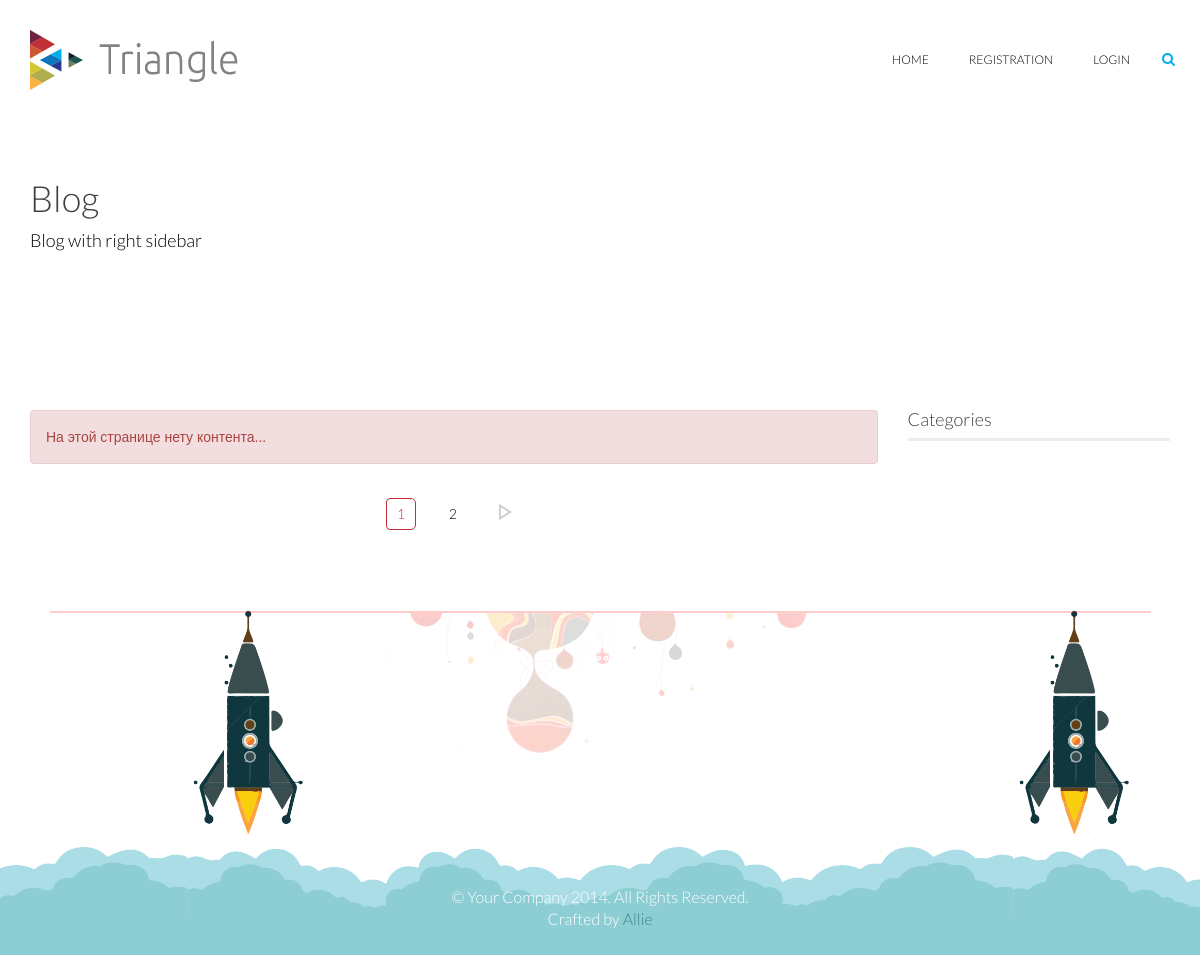
/, run on an earlier commit of the app's database.
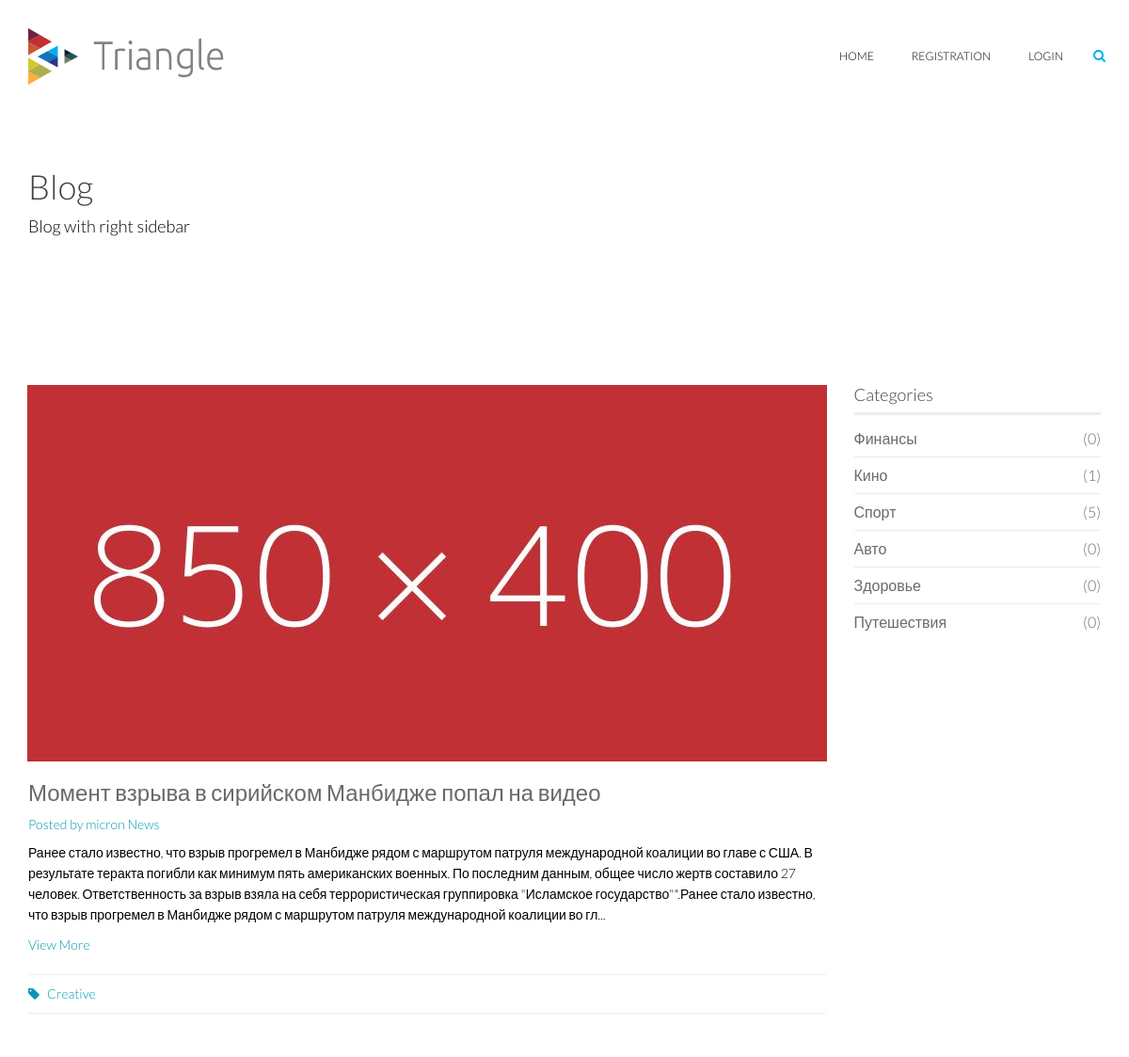
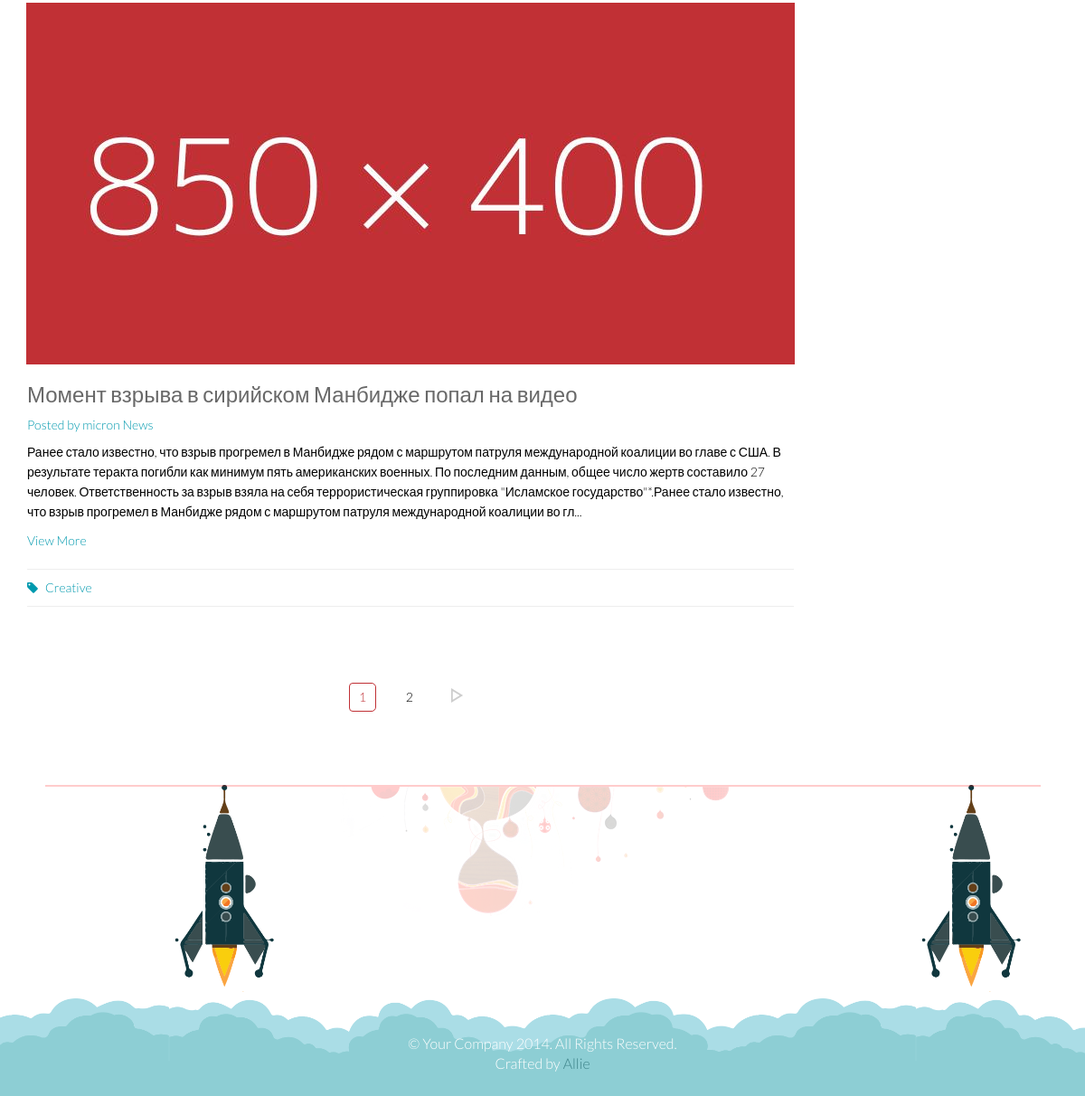
And on a later commit of the database (2 pictures, top to bottom).
### tables this page shows
CREATE TABLE `news` (
  `id` int(11) NOT NULL,
  `picture` varchar(255) NOT NULL,
  `caption` varchar(255) NOT NULL,
  `description` text NOT NULL,
  `love` int(11) NOT NULL DEFAULT '0',
  `comments` int(11) NOT NULL DEFAULT '0',
  `date` date NOT NULL,
  `category_id` int(11) NOT NULL,
  `author` varchar(32) NOT NULL,
  `activism` varchar(1) NOT NULL
);

CREATE TABLE `category` (
  `id` int(11) NOT NULL,
  `name` varchar(255) NOT NULL,
  `sort_order` int(11) NOT NULL
);

### components/components.php (called while the page is built, shortened)
<?php
function connectionToTheDatabase()
{
	try {
  	$connect = new PDO(HOST, USERNAME, PASSWORD);
	} catch(PDOException $err) {
  	echo "Ошибка: не удается подключиться: " . $err->getMessage();
	}
	return $connect;
}
function displayTheTemplateNewParameter($folder, $res, $data, $categories, $categoryID)
{
	$template = ROOT.'/views/'.$folder.'/view.php';
	include_once($template);
	return true;
}
function getTotalRecords($categoryID) {
	$db = connectionToTheDatabase();
	$activism = 'Y';
	$PageSql = 'SELECT COUNT(*) as count FROM news WHERE category_id = :category_id AND activism = :activism';
	$statement = $db->prepare($PageSql);
	$statement->bindParam(':category_id', $categoryID, PDO::PARAM_INT);
	$statement->bindParam(':activism', $activism, PDO::PARAM_STR);
	$statement->setFetchMode(PDO::FETCH_ASSOC);
	$statement->execute();
	$row = $statement->fetch();
	return $row['count'];
}
function getMessage($name, $resolution = false) {
  $text = ob_get_clean();
  return $text;
}

### controllers/controllers.php (called while the page is built, shortened)
<?php
function displayEntries()
{
	$categories = getCategoriesList();
	$data = getPaginationData();
	$action = getAction();
	$count = countingRecords($action);
	$data['page'] = false;
	if ($count > 2) { $data['page'] = true; }
	$res = getAllRecords($data['start'], $data['perpage']);
	displayTheTemplateNewParameter('blogging', $res, $data, $categories, array());
	return true;
}

### models/models.php (called while the page is built, shortened)
<?php
function getAllRecords($start, $perpage)
{
	$activism = 'Y';
	$db = connectionToTheDatabase();
	$sql = 'SELECT * FROM news WHERE activism = :activism ORDER BY id DESC LIMIT :start, :perpage ';
	$statement = $db->prepare($sql);
	$statement->bindParam(':start', $start, PDO::PARAM_INT);
	$statement->bindParam(':perpage', $perpage, PDO::PARAM_INT);
	$statement->bindParam(':activism', $activism, PDO::PARAM_STR);
	$statement->execute();
	$data = $statement->fetchAll(PDO::FETCH_CLASS);
	if (!empty($data)) return $data;
	else return showTemplate("На этой странице нету контента...", "message_2", true);
}
function getCategoriesList()
{
	$db = connectionToTheDatabase();
	$categoryList = array();
  $result = $db->query('SELECT id, name FROM category ORDER BY sort_order ASC');
  $i = 0;
  while ($row = $result->fetch()) {
      $categoryList[$i]['id'] = $row['id'];
      $categoryList[$i]['name'] = $row['name'];
      $i++;
  }
  return $categoryList;
}

### views/layouts/categories.php (the view, shortened to what the changed rows need)
<?php if ($folder == 'blogging') { ?>
	<?php foreach ($categories as $categoryItem): ?>
		<li  class="<?=$active = (isset($_GET['categoryID'])) ? (($_GET['categoryID'] == $categoryItem['id']) ? 'active' : '') : '';  ?>">
			<a href="?action=category&amp;categoryID=<?php echo $categoryItem['id'];?>">
				<?php echo $categoryItem['name'];?>
				<span class="pull-right">(<?php echo $common = !empty(getTotalRecords($categoryItem['id'])) ? getTotalRecords($categoryItem['id']) : '0' ?>)</span>
			</a>
		</li>
	<?php endforeach; ?>
<?php } ?>

### views/blogging/view.php (shortened to what the changed rows need)
<?php
$mes = null;
if (!empty($res)) { $mes = $res; }
?>
<?php require_once(ROOT.'/views/layouts/header.php'); ?>
    <?php require_once(ROOT.'/views/layouts/heading.php'); ?>
    <section id="blog" class="padding-top">
        <div class="container">
            <div class="row">
                <div class="col-md-9 col-sm-7">
                    <div class="row">
                        <?php if (is_array($res)): ?>
                            <?php foreach ($res as $item): ?>
                                <div class="col-sm-12 col-md-12">
                                    <div class="single-blog single-column">
                                        <div class="post-thumb">
                                            <a href="#">
                                                <img src="<?php
                                                        if (!empty($item->picture)) {
                                                            echo $item->picture;
                                                        } else {
                                                            echo '/template/images/blog/9.jpg';
                                                        }
                                                        ?>"
                                                     class="img-responsive"
                                                     alt=""></a>
                                        </div>
                                        <div class="post-content overflow">
                                            <h2 class="post-title bold"><a href="?action=detail&amp;item=<?=$item->id ?>"><?=$item->caption ?></a></h2>
                                            <h3 class="post-author"><a href="#">Posted by micron News</a></h3>
                                            <p><?=mb_strimwidth($item->description, 0, 450, "..."); ?></p>
                                            <a href="#" class="read-more">View More</a>
                                            <div class="post-bottom overflow">
                                                <ul class="nav navbar-nav post-nav">
                                                    <li><a href="#"><i class="fa fa-tag"></i>Creative</a></li>
                                                </ul>
                                            </div>
                                        </div>
                                    </div>
                                </div>
                            <?php endforeach; ?>
                        <?php endif; ?>
                        <?php if (isset($mes) && !empty($mes) && !is_array($mes)): ?>
                            <?php echo $mes ?>
                        <?php endif; ?>
                    </div>
                 </div>
                <div class="col-md-3 col-sm-5">
                    <div class="sidebar blog-sidebar">
                        <div class="sidebar-item categories">
                            <ul class="nav navbar-stacked">
                                <?php require_once(ROOT.'/views/layouts/categories.php');?>
                            </ul>
                        </div>
                    </div>
                </div>
            </div>
        </div>
    </section>
<?php require_once(ROOT.'/views/layouts/footer.php'); ?>

What changed in the data, as far as the page shows it:
added news: caption "Момент взрыва в сирийском Манбидже попал на видео", description "Ранее стало известно, что взрыв прогремел в Манбидже рядом с маршрутом патруля международной коалиции во главе с США. В результате теракта погибли как минимум пять американских военных. По последним данным, общее число жертв составило 27 человек. Ответственность за взрыв взяла на себя террористическая группировка \"Исламское государство\"*.Ранее стало известно, что взрыв прогремел в Манбидже рядом с маршрутом патруля международной коалиции во гл..."
added news: caption "Момент взрыва в сирийском Манбидже попал на видео", description "Ранее стало известно, что взрыв прогремел в Манбидже рядом с маршрутом патруля международной коалиции во главе с США. В результате теракта погибли как минимум пять американских военных. По последним данным, общее число жертв составило 27 человек. Ответственность за взрыв взяла на себя террористическая группировка \"Исламское государство\"*.Ранее стало известно, что взрыв прогремел в Манбидже рядом с маршрутом патруля международной коалиции во гл..."
added category: name "Финансы", id "0"
added category: name "Кино", id "1"
added category: name "Спорт", id "5"
added category: name "Авто", id "0"
added category: name "Здоровье", id "0"
added category: name "Путешествия", id "0"
Also different on the page:
$mes: "На этой странице нету контента..." → (not shown)
